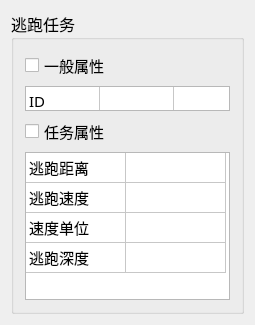
<?xml version="1.0" encoding="UTF-8"?>
<ui version="4.0">
 <class>EscapeTaskEditorClass</class>
 <widget class="ITaskEditor" name="EscapeTaskEditorClass">
  <property name="geometry">
   <rect>
    <x>0</x>
    <y>0</y>
    <width>255</width>
    <height>325</height>
   </rect>
  </property>
  <property name="windowTitle">
   <string>EscapeTaskEditor</string>
  </property>
  <layout class="QVBoxLayout" name="verticalLayout_4">
   <item>
    <widget class="QGroupBox" name="groupBox">
     <property name="font">
      <font>
       <family>黑体</family>
       <pointsize>12</pointsize>
       <weight>50</weight>
       <bold>false</bold>
      </font>
     </property>
     <property name="title">
      <string>逃跑任务</string>
     </property>
     <layout class="QVBoxLayout" name="verticalLayout_3" stretch="1,5">
      <item>
       <layout class="QVBoxLayout" name="verticalLayout">
        <item>
         <widget class="QCheckBox" name="checkBox">
          <property name="font">
           <font>
            <family>黑体</family>
            <pointsize>11</pointsize>
            <weight>50</weight>
            <bold>false</bold>
           </font>
          </property>
          <property name="text">
           <string>一般属性</string>
          </property>
         </widget>
        </item>
        <item>
         <widget class="QTableWidget" name="tb_patroDetectlId">
          <property name="maximumSize">
           <size>
            <width>16777215</width>
            <height>25</height>
           </size>
          </property>
          <property name="font">
           <font>
            <family>黑体</family>
            <pointsize>11</pointsize>
            <weight>50</weight>
            <bold>false</bold>
           </font>
          </property>
          <attribute name="horizontalHeaderVisible">
           <bool>false</bool>
          </attribute>
          <attribute name="horizontalHeaderDefaultSectionSize">
           <number>74</number>
          </attribute>
          <attribute name="horizontalHeaderHighlightSections">
           <bool>true</bool>
          </attribute>
          <attribute name="horizontalHeaderShowSortIndicator" stdset="0">
           <bool>false</bool>
          </attribute>
          <attribute name="verticalHeaderVisible">
           <bool>false</bool>
          </attribute>
          <row>
           <property name="text">
            <string>新建行</string>
           </property>
          </row>
          <column>
           <property name="text">
            <string>新建列</string>
           </property>
          </column>
          <column>
           <property name="text">
            <string>新建列</string>
           </property>
          </column>
          <item row="0" column="0">
           <property name="text">
            <string>ID</string>
           </property>
          </item>
          <item row="0" column="1">
           <property name="text">
            <string/>
           </property>
          </item>
         </widget>
        </item>
       </layout>
      </item>
      <item>
       <layout class="QVBoxLayout" name="verticalLayout_2">
        <item>
         <widget class="QCheckBox" name="checkBox_2">
          <property name="font">
           <font>
            <family>黑体</family>
            <pointsize>11</pointsize>
            <weight>50</weight>
            <bold>false</bold>
           </font>
          </property>
          <property name="text">
           <string>任务属性</string>
          </property>
         </widget>
        </item>
        <item>
         <widget class="QTableWidget" name="tb_escape">
          <property name="font">
           <font>
            <family>黑体</family>
            <pointsize>11</pointsize>
            <weight>50</weight>
            <bold>false</bold>
           </font>
          </property>
          <attribute name="horizontalHeaderVisible">
           <bool>false</bool>
          </attribute>
          <attribute name="verticalHeaderVisible">
           <bool>false</bool>
          </attribute>
          <row>
           <property name="text">
            <string>新建行</string>
           </property>
          </row>
          <row>
           <property name="text">
            <string>新建行</string>
           </property>
          </row>
          <row>
           <property name="text">
            <string>新建行</string>
           </property>
          </row>
          <row>
           <property name="text">
            <string>新建行</string>
           </property>
          </row>
          <column>
           <property name="text">
            <string>新建列</string>
           </property>
          </column>
          <column>
           <property name="text">
            <string>新建列</string>
           </property>
          </column>
          <item row="0" column="0">
           <property name="text">
            <string>逃跑距离</string>
           </property>
          </item>
          <item row="1" column="0">
           <property name="text">
            <string>逃跑速度</string>
           </property>
          </item>
          <item row="2" column="0">
           <property name="text">
            <string>速度单位</string>
           </property>
          </item>
          <item row="3" column="0">
           <property name="text">
            <string>逃跑深度</string>
           </property>
          </item>
         </widget>
        </item>
       </layout>
      </item>
     </layout>
    </widget>
   </item>
  </layout>
 </widget>
 <layoutdefault spacing="6" margin="11"/>
 <customwidgets>
  <customwidget>
   <class>ITaskEditor</class>
   <extends>QWidget</extends>
   <header>itaskeditor.h</header>
   <container>1</container>
  </customwidget>
 </customwidgets>
 <resources/>
 <connections/>
</ui>
